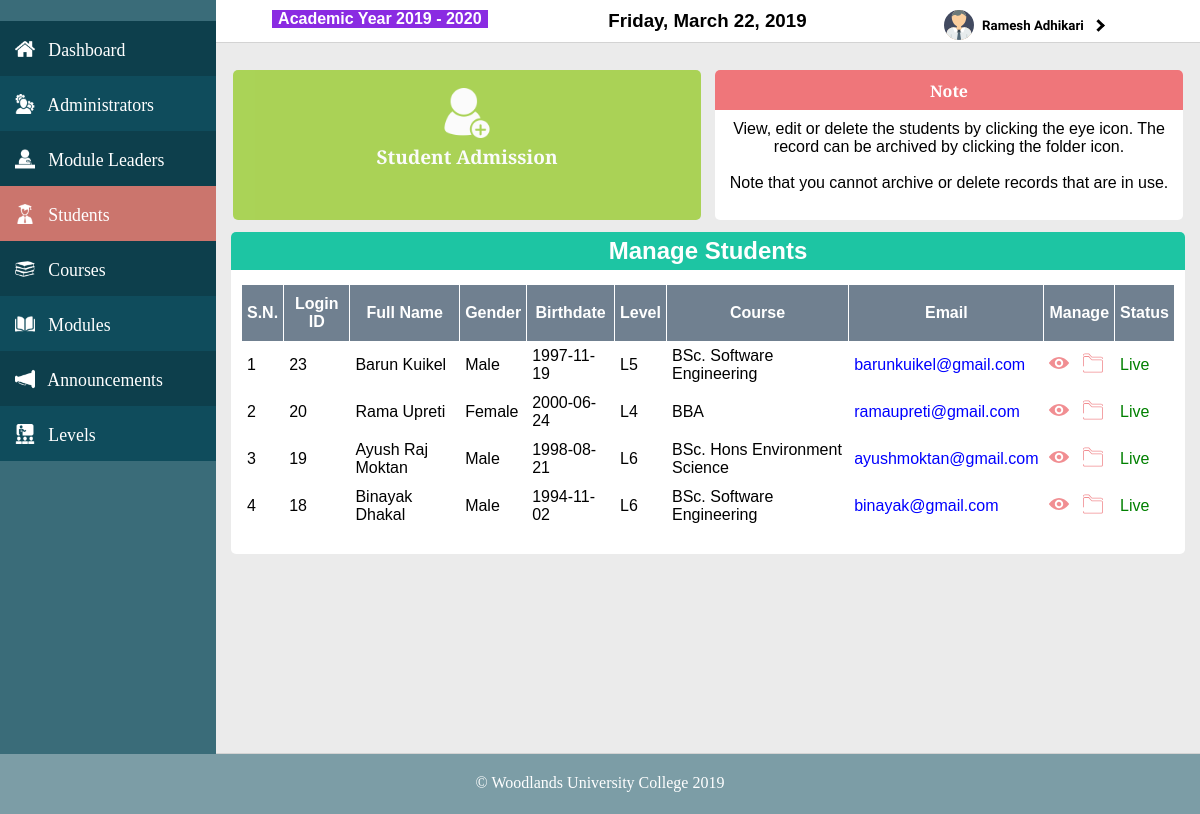
Before: /public/ManageStudents (signed in) with the older database file.
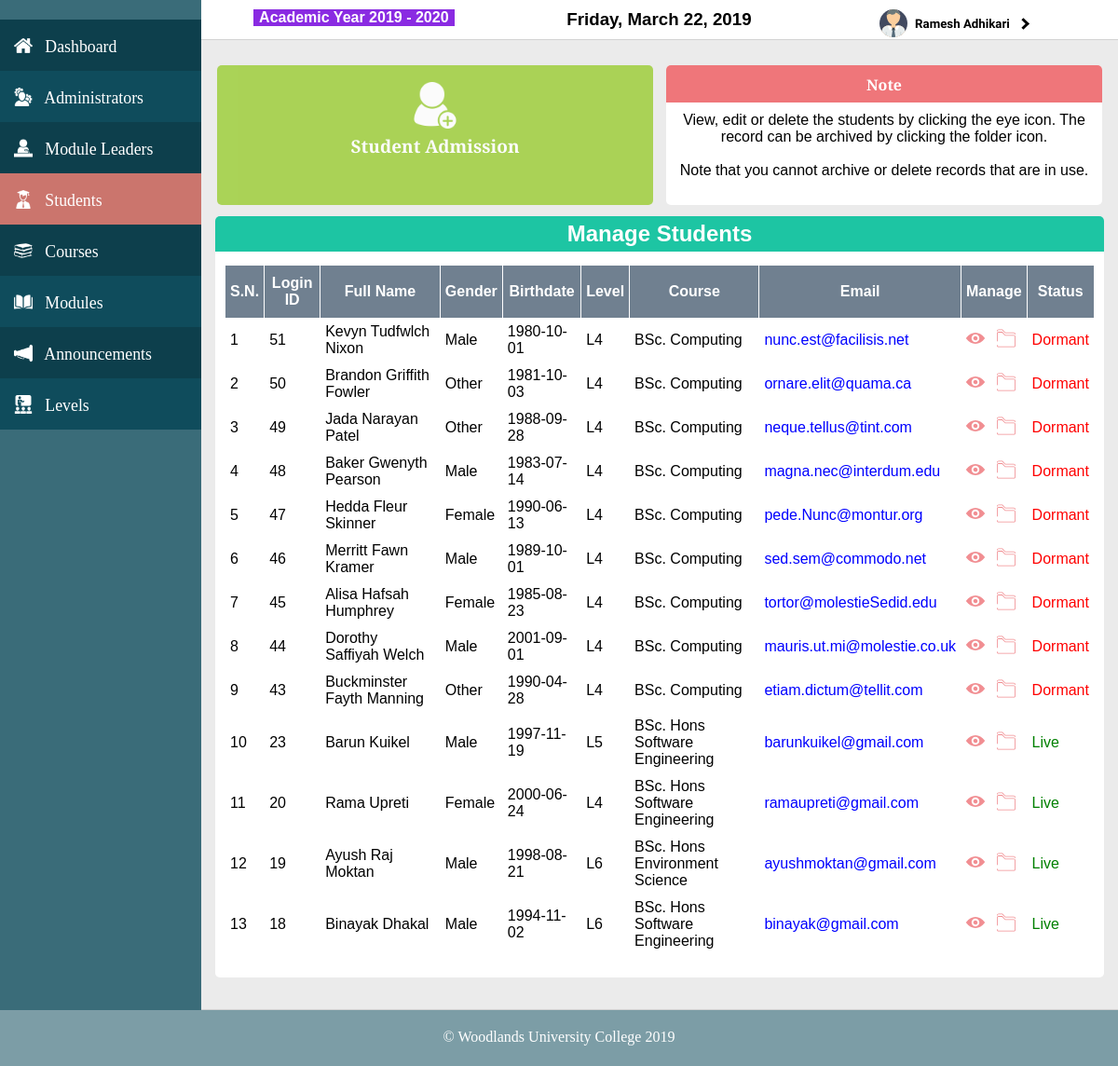
After: the same page with the newer database file.
### tables this page shows
CREATE TABLE `users` (
  `uid` int(9) NOT NULL,
  `fname` varchar(50) NOT NULL,
  `mname` varchar(50) NOT NULL,
  `lname` varchar(50) NOT NULL,
  `password` varchar(255) NOT NULL,
  `gender` enum('Male','Female','Other') NOT NULL,
  `birthdate` date NOT NULL,
  `uaddress` varchar(255) NOT NULL,
  `ucontact` varchar(20) NOT NULL,
  `uemail` varchar(255) NOT NULL,
  `urole` varchar(50) NOT NULL,
  `ustatus` enum('Y','N') NOT NULL
);

CREATE TABLE `levels` (
  `lvid` int(11) NOT NULL,
  `lvtitle` varchar(255) NOT NULL,
  `lvaltname` varchar(255) NOT NULL,
  `lvcapacity` int(5) NOT NULL
);

CREATE TABLE `courses` (
  `cid` int(11) NOT NULL,
  `cuid` int(9) DEFAULT NULL,
  `ctitle` varchar(200) NOT NULL,
  `cdescription` text NOT NULL,
  `cstatus` enum('Y','N') NOT NULL
);

### app/functions/functions.php (called while the page is built, shortened)
<?php
function loadTemplate($fileName, $templateVars) {
  extract($templateVars);
  require $fileName;
  $contents = ob_get_clean();
  return $contents;
}
?>

### app/controllers/ManageStudents.php (called while the page is built, shortened)
<?php
  class ManageStudents extends Controller{
    public function index($val=""){
      $userClass = new DatabaseTable('users');
      $users = $userClass->findReverse('uid', 'urole', 'Student');
      $studentClass = new DatabaseTable('students');
      $students = $studentClass->findall();
      $manage = "students";
      $template = '../app/views/administrators/userNote.php';
      $note = loadTemplate($template, ['val'=>$val, 'manage'=>$manage]);
      $template = '../app/views/administrators/manageStudents.php';
      $content = loadTemplate($template, ['val'=>$val, 'users'=>$users,'note'=>$note, 'students'=>$students]);
      $selected = "Students";
      require_once "../app/controllers/adminLoadView.php";
    }
}
?>

### app/core/App.php (called while the page is built, shortened)
<?php
class App{
    protected $method = 'index';
    public function __construct(){
      $url = $this->parseUrl();
      if (file_exists('../app/controllers/' . $url[0] . '.php')) {
          unset($url[0]);
      }
      $this->controller = new $this->controller;
      $this->param = $url ? array_values($url) : [];
      call_user_func_array([$this->controller,$this->method],$this->param);
    }
    public function parseUrl(){
      if (isset($_GET['url'])) {
          return $url = explode('/', filter_var(rtrim($_GET['url'], '/'), FILTER_SANITIZE_URL));
      }
    }
}

### public/index.php (called while the page is built, shortened)
<?php
  require_once '../app/pdoconnect/pdoconnect.php';
  require_once '../app/models/databasetable.php';
  require_once '../app/functions/functions.php';
  require_once '../app/functions/otherDatabaseFunctions.php';
  $app = new App;
?>

### app/models/databasetable.php (called while the page is built, shortened)
<?php
class DatabaseTable{
	public $table;
	function __construct($table){
		$this->table = $table;
	}
	function find($field, $value) {
	    global $pdo;
	    $stmt = $pdo->prepare('SELECT * FROM '.$this->table.' WHERE '.$field.'=:value');
	    $criteria = [
	            'value' => $value
	    ];
	    $stmt->execute($criteria);
	    return $stmt;
	}
	function findAll() {
	    global $pdo;
	    $stmt = $pdo->prepare('SELECT * FROM ' . $this->table);
	    $stmt->execute();
	    return $stmt;
	}
	function findReverse($reverser, $field, $value) {
			global $pdo;
			$stmt = $pdo->prepare('SELECT * FROM '.$this->table.' WHERE '.$field.'=:value  ORDER BY '.$reverser . ' DESC');
			$criteria = [
							'value' => $value
			];
			$stmt->execute($criteria);
			return $stmt;
	}
}

### app/functions/otherDatabaseFunctions.php (called while the page is built, shortened)
<?php
  function getCourseById($id){
    $courseClass = new DatabaseTable('courses');
    $course = $courseClass->find('cid', $id);
    return $course;
  }
  function getLevelById($id){
    $levelClass = new DatabaseTable('levels');
    $level = $levelClass->find('lvid', $id);
    return $level;
  }
  function getStudentById($id){
    $studentClass = new DatabaseTable('students');
    $student = $studentClass->find('suid', $id);
    return $student;
  }
?>

### app/controllers/adminLoadView.php (called while the page is built, shortened)
<?php
$template = '../app/views/administrators/AdminNavigation.php';
$navigation = loadTemplate($template, ['selected'=>$selected]);
$template = '../app/templates/UserTemplate.php';
$contents = [
  'title'=>$title,
  'navigation'=>$navigation,
  'content'=>$content,
  'role'=>'Administrator'
];
$content = loadTemplate($template, $contents);
?>

### app/views/administrators/manageStudents.php (the view)
<div class = "boxesContainer boxesContainerManage">
  <div class = "contentBoxLarge contentBoxLargeManage addNewBox">
    <a href = "/GroupProject/public/ManageStudents/add">
      <div style="width: 100%; height: 80%; padding-top: 4%;">
        <img src = "/GroupProject/public/resources/images/addstudent.png" width="50"><br>
        Student Admission
      </div>
    </a>
  </div>
  <?php
    echo $note;
  ?>
</div>
<div class = "adminManageTable">
  <div class = "tableTitle">
    <h1 class = "tableHeading">Manage Students</h1>
  </div>
  <table>
    <tr>
      <th>S.N.</th>
      <th>Login ID</th>
      <th>Full Name</th>
      <th>Gender</th>
      <th>Birthdate</th>
      <th>Level</th>
      <th>Course</th>
      <th>Email</th>
      <th>Manage</th>
      <th>Status</th>
    </tr>
    <?php
    $count = 0;
      while($user = $users->fetch()){
        $student=getStudentById($user['uid'])->fetch();
        $enCourse = getCourseById($student['cid'])->fetch();
        $enLevel = getLevelById($student['slvid'])->fetch();
        $viewIcon = '<a href = "/GroupProject/public/ManageStudents/browse/'.$user['uid'].'">
                          <img class = "tableIcon" src = "/GroupProject/public/resources/images/view.svg">
                        </a>';
        $archiveIcon = '<a href = "/GroupProject/public/ManageStudents/archive/'.$user['uid'].'">
                          <img class = "tableIcon" src = "/GroupProject/public/resources/images/archive.svg">
                        </a>';
        $statusText = $student['rstatus']=="Live" ? '<font color = "green">Live</font>':
                                                           '<font color = "red">Dormant</font>';
        $count++;
        echo '<tr>
                <td>'.$count.'</td>
                <td>'.$user['uid'].'</td>
                <td>'.$user['fname'].' '.$user['mname'].' '.$user['lname'].'</td>
                <td>'.$user['gender'].'</td>
                <td>'.$user['birthdate'].'</td>
                <td>'.$enLevel['lvtitle'].'</td>
                <td>'.$enCourse['ctitle'].'</td>
                <td><a href = "mailto:'.$user['uemail'].'">'.$user['uemail'].'</a></td>
                <td>'.$viewIcon.' &nbsp;'.$archiveIcon.'</td>
                <td>'.$statusText.'</td>';
      }
    ?>
  </table>
</div>

### app/views/administrators/userNote.php (shortened to what this page needs)
<div class = "contentBoxLarge contentBoxLargeManage userNotesBox">
  <div class = "title" style="background: #EF767A;">Note</div>
  <div class = "content">
    <?php
      if($val==""){
    ?>
    View, edit or delete the <?php echo $manage; ?> by clicking the eye icon.
    <?php if($manage!="levels")
      echo 'The record can be archived by clicking the folder icon. <br><br>Note that
      you cannot archive or delete records that are in use.';
      else {
          echo '<br><br> Note that you cannot delete records that are in use';
      }?>
    <?php
      }
    ?>
  </div>
</div>

### app/views/administrators/AdminNavigation.php
<li>
  <a href = "/GroupProject/public/AdminHome">
    <div style="width: 100%; height: 100%;" <?php if($selected=="Dashboard") echo 'class = "dashboard"';?>>
      <img src = "/GroupProject/public/resources/images/dashboardicon.png">
      <span class = "navText">&nbsp; Dashboard</span>
    </div>
  </a>
</li>
<li>
  <a href = "/GroupProject/public/ManageAdministrators">
    <div style="width: 100%; height: 100%;" <?php if($selected=="Administrators") echo 'class = "selected"';?>>
      <img src = "/GroupProject/public/resources/images/administratoricon.png">
      <span class = "navText">&nbsp; Administrators</span>
    </div>
  </a>
</li>
<li>
  <a href = "/GroupProject/public/ManageModuleLeaders">
    <div style="width: 100%; height: 100%;" <?php if($selected=="ModuleLeaders") echo 'class = "selected"';?>>
      <img src = "/GroupProject/public/resources/images/lecturericon.png">
      <span class = "navText">&nbsp; Module Leaders</span>
    </div>
  </a>
</li>
<li>
  <a href = "/GroupProject/public/ManageStudents">
    <div style="width: 100%; height: 100%;" <?php if($selected=="Students") echo 'class = "selected"';?>>
      <img src = "/GroupProject/public/resources/images/studenticon.png">
      <span class = "navText">&nbsp; Students</span>
    </div>
  </a>
</li>
<li>
  <a href = "/GroupProject/public/ManageCourses">
    <div style="width: 100%; height: 100%;" <?php if($selected=="Courses") echo 'class = "selected"';?>>
      <img src = "/GroupProject/public/resources/images/course.png">
      <span class = "navText">&nbsp; Courses</span>
    </div>
  </a>
</li>
<li>
  <a href = "/GroupProject/public/ManageModules">
    <div style="width: 100%; height: 100%;" <?php if($selected=="Modules") echo 'class = "selected"';?>>
      <img src = "/GroupProject/public/resources/images/module.png">
      <span class = "navText">&nbsp; Modules</span>
    </div>
  </a>
</li>
<li>
  <a href = "/GroupProject/public/ManageAnnouncements">
    <div style="width: 100%; height: 100%;" <?php if($selected=="Announcements") echo 'class = "selected"';?>>
      <img src = "/GroupProject/public/resources/images/addannouncement.png">
      <span class = "navText">&nbsp; Announcements</span>
    </div>
  </a>
</li>
<li>
  <a href = "/GroupProject/public/ManageLevels">
    <div style="width: 100%; height: 100%;" <?php if($selected=="Levels") echo 'class = "selected"';?>>
      <img src = "/GroupProject/public/resources/images/levelicon.png">
      <span class = "navText">&nbsp; Levels</span>
    </div>
  </a>
</li>

### app/templates/UserTemplate.php (shortened to what this page needs)
<!DOCTYPE html>
<html>
<head>
	<link rel="stylesheet" href="/GroupProject/public/css/userStyle.css"/>
</head>
<body>
	<main>
	  <nav>
			<ul>
	    <?php echo $navigation;?>
		</ul>
	  </nav>
		<section>
			<header>
				<div id = "headerLeft">
					<h4 style="background: blueviolet; color: white; width: 70%; margin: auto;">
						Academic Year <?php echo date("Y").' - '.(date("Y")+1);?>
					</h4>
				</div>
				<div id = "headerMiddle">
					<h3 style="text-align: center;"><?php echo date("l, F j, Y"); ?></h3>
				</div>
				<div id = "headerRight">
						<div id = "dropdown">
							<h5>
								<img src = "/GroupProject/public/resources/images/avatar.svg" alt = "">
								<?php if(isset($_SESSION['loggedin'])) echo $_SESSION['loggedin']['fname'].' '.$_SESSION['loggedin']['lname']; ?> &nbsp;
								<i id = "arrow" class="downArrow rightArrow"></i>
							</h5>
				</div>
			</header>
			<div class = "contentArea">
		    <?php echo $content;?>
			</div>
		</section>
	</main>
	<footer>
		&copy; Woodlands University College <?php echo date("Y");?>
	</footer>
</body>
</html>

### app/views/index.php
<?php
  echo $contents;
?>

### public/css/userStyle.css (style rules this page uses)
h1 { font-family: 'Noto Sans KR', sans-serif; }
h3 { font-family: 'Noto Sans KR', sans-serif; }
h4 { font-family: 'Noto Sans KR', sans-serif; }
h5 { font-family: 'Francois One', sans-serif; }
a { color: white; text-decoration: none; }
* { margin: 0; padding: 0; }
body { overflow-x: hidden; }
main { display: flex; flex-direction: row; width: 100%; min-height: 80vh; }
nav { width: 18%; background: #3A6C79; color: white; }
nav ul { list-style: none; margin-top: 3px; font-size: calc(0.9vw + 7px); }
nav ul li { background: #0F4C5C; transition: background .2s, padding-left .3s; }
nav ul li div { padding: 15px; }
nav ul li div img { transform: translateY(3px); width: 20px; }
nav ul li:nth-child(odd) { background: #0D3F4C; }
.navText { transition: .3s; }
nav .selected { background: rgba(250, 128, 114, 0.8); }
nav ul li a { color: white; text-decoration: none; }
section { border-bottom: 1px solid lightgray; width: 82%; }
header { display: flex; flex-direction: row; width: 100%; border-bottom: 1px solid lightgray; }
#headerLeft { padding: 1%; width: 31.3%; background: white; color: black; text-align: center; }
#headerMiddle { padding: 1%; width: 31.3%; background: white; color: black; text-align: right; }
#headerRight { width: 31.4%; background: white; color: black; text-align: center; user-select: none; }
.downArrow { border: solid black; border-width: 0 3px 3px 0; display: inline-block; padding: 3px; transition: transform .2s; transform: rotate(45deg) translateY(-3px); -webkit-transform: rotate(45deg) translateY(-3px); }
.rightArrow { transform: rotate(-45deg); -webkit-transform: rotate(-45deg); }
#dropdown { display: inline-block; position: relative; height: 100%; padding-left: 10px; padding-right: 15px; transition: background .1s; }
#headerRight img { width: 30px; margin-top: 10px; margin-bottom: -10px; margin-right: 5px; }
.contentArea { background: rgb(235, 235, 235); padding: 15px; min-height: 85vh; }
footer { text-align: center; height: 40px; padding-top: 20px; background: #7C9DA6; color: white; width: 100%; }
.boxesContainer { display: flex; flex-direction: row; justify-content: space-between; }
.boxesContainer .content, .adminManageTable .content, .userForm .content { margin: 10px; font-family: "Trebuchet MS", Arial, sans-serif; color: black; }
.contentBoxLarge { width: 50%; min-height: 300px; background: white; text-align: center; margin: 7px; border-radius: 5px; color: white; user-select: none; }
.contentBoxLarge .title { background: #DAA520; width: 100%; padding-top: 10px; height: 30px; font-family: 'Cinzel', serif; font-weight: bolder; border-top-left-radius: 5px; border-top-right-radius: 5px; }
.adminManageTable, .userForm { width: calc(100% - 20px); background: white; border-radius: 5px; padding: 10px; margin-bottom: calc(1% + 10px); }
.tableTitle, .formTitle { margin-left: -10px; margin-top: -10px; background: #1DC5A3; padding-top: 5px; padding-bottom: 5px; width: calc(100% + 20px); margin-bottom: calc(1.5% + 10px); color: white; border-top-left-radius: 5px; border-top-right-radius: 5px; }
.tableHeading, .formHeading { text-align: center; }
.adminManageTable table { border-collapse: collapse; width: 100%; margin-top: -10px; margin-bottom: 1.5%; font-family: "Trebuchet MS", Arial, sans-serif; }
.adminManageTable td, th { border: 1px solid white; padding: 5px; }
.adminManageTable tr { transition: background-color 0.1s; }
.adminManageTable th { padding-top: 10px; padding-bottom: 10px; text-align: center; background-color: slategray; color: white; }
.tableIcon { width: 20px; }
.adminManageTable a { color: blue; }
.boxesContainerManage { width: calc(100% + 10px); margin-left: -10px; padding: 5px; }
.contentBoxLargeManage { width: 50%; min-height: 150px; }
.addNewBox, .deleteBox { background: #9ACD32; opacity: 0.8; text-align: center; color: white; font-family: 'Cinzel', serif; font-weight: bolder; font-size: 19px; border-radius: 5px; transition: opacity 0.3s; }

Changed rows visible on the page:
added users: uid "51", fname "Kevyn", mname "Tudfwlch", lname "Nixon", gender "Male", birthdate "1980-10-01", levels.lvtitle "L4", courses.ctitle "BSc. Computing", uemail "nunc.est@facilisis.net", shows "Dormant"
added users: uid "50", fname "Brandon", mname "Griffith", lname "Fowler", gender "Other", birthdate "1981-10-03", levels.lvtitle "L4", courses.ctitle "BSc. Computing", uemail "ornare.elit@quama.ca", shows "Dormant"
added users: uid "49", fname "Jada", mname "Narayan", lname "Patel", gender "Other", birthdate "1988-09-28", levels.lvtitle "L4", courses.ctitle "BSc. Computing", uemail "neque.tellus@tint.com", shows "Dormant"
added users: uid "48", fname "Baker", mname "Gwenyth", lname "Pearson", gender "Male", birthdate "1983-07-14", levels.lvtitle "L4", courses.ctitle "BSc. Computing", uemail "magna.nec@interdum.edu", shows "Dormant"
added users: uid "47", fname "Hedda", mname "Fleur", lname "Skinner", gender "Female", birthdate "1990-06-13", levels.lvtitle "L4", courses.ctitle "BSc. Computing", uemail "pede.Nunc@montur.org", shows "Dormant"
added users: uid "46", fname "Merritt", mname "Fawn", lname "Kramer", gender "Male", birthdate "1989-10-01", levels.lvtitle "L4", courses.ctitle "BSc. Computing", uemail "sed.sem@commodo.net", shows "Dormant"
added users: uid "45", fname "Alisa", mname "Hafsah", lname "Humphrey", gender "Female", birthdate "1985-08-23", levels.lvtitle "L4", courses.ctitle "BSc. Computing", uemail "tortor@molestieSedid.edu", shows "Dormant"
added users: uid "44", fname "Dorothy", mname "Saffiyah", lname "Welch", gender "Male", birthdate "2001-09-01", levels.lvtitle "L4", courses.ctitle "BSc. Computing", uemail "mauris.ut.mi@molestie.co.uk", shows "Dormant"
added users: uid "43", fname "Buckminster", mname "Fayth", lname "Manning", gender "Other", birthdate "1990-04-28", levels.lvtitle "L4", courses.ctitle "BSc. Computing", uemail "etiam.dictum@tellit.com", shows "Dormant"
changed through a linked row, users "Barun": courses.ctitle "BSc. Software Engineering" → "BSc. Hons Software Engineering"
changed through a linked row, users "Rama": courses.ctitle "BBA" → "BSc. Hons Software Engineering"
changed through a linked row, users "Binayak": courses.ctitle "BSc. Software Engineering" → "BSc. Hons Software Engineering"
